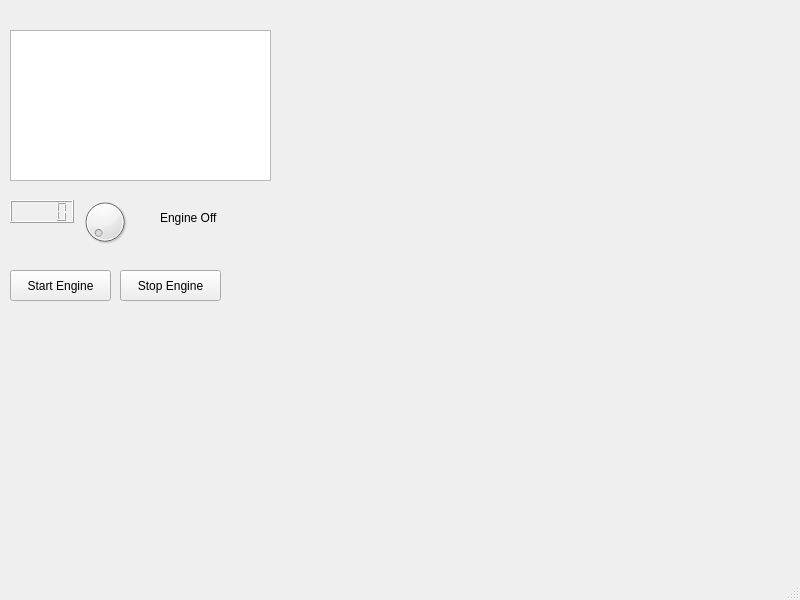
<?xml version="1.0" encoding="UTF-8"?>
<ui version="4.0">
 <class>MainWindow</class>
 <widget class="QMainWindow" name="MainWindow">
  <property name="geometry">
   <rect>
    <x>0</x>
    <y>0</y>
    <width>800</width>
    <height>600</height>
   </rect>
  </property>
  <property name="windowTitle">
   <string>MainWindow</string>
  </property>
  <widget class="QWidget" name="centralwidget">
   <widget class="QPushButton" name="btnStartEngine">
    <property name="geometry">
     <rect>
      <x>10</x>
      <y>270</y>
      <width>101</width>
      <height>31</height>
     </rect>
    </property>
    <property name="text">
     <string>Start Engine</string>
    </property>
   </widget>
   <widget class="QPushButton" name="btnStopEngine">
    <property name="geometry">
     <rect>
      <x>120</x>
      <y>270</y>
      <width>101</width>
      <height>31</height>
     </rect>
    </property>
    <property name="text">
     <string>Stop Engine</string>
    </property>
   </widget>
   <widget class="QTextEdit" name="txtLog">
    <property name="geometry">
     <rect>
      <x>10</x>
      <y>30</y>
      <width>261</width>
      <height>151</height>
     </rect>
    </property>
   </widget>
   <widget class="QLCDNumber" name="speedValue">
    <property name="geometry">
     <rect>
      <x>10</x>
      <y>200</y>
      <width>64</width>
      <height>23</height>
     </rect>
    </property>
   </widget>
   <widget class="QDial" name="speedDial">
    <property name="geometry">
     <rect>
      <x>80</x>
      <y>190</y>
      <width>50</width>
      <height>64</height>
     </rect>
    </property>
   </widget>
   <widget class="QLabel" name="engineRunningLabel">
    <property name="geometry">
     <rect>
      <x>160</x>
      <y>210</y>
      <width>81</width>
      <height>16</height>
     </rect>
    </property>
    <property name="text">
     <string>Engine Off</string>
    </property>
   </widget>
  </widget>
  <widget class="QMenuBar" name="menubar">
   <property name="geometry">
    <rect>
     <x>0</x>
     <y>0</y>
     <width>800</width>
     <height>20</height>
    </rect>
   </property>
  </widget>
  <widget class="QStatusBar" name="statusbar"/>
 </widget>
 <resources/>
 <connections/>
</ui>
